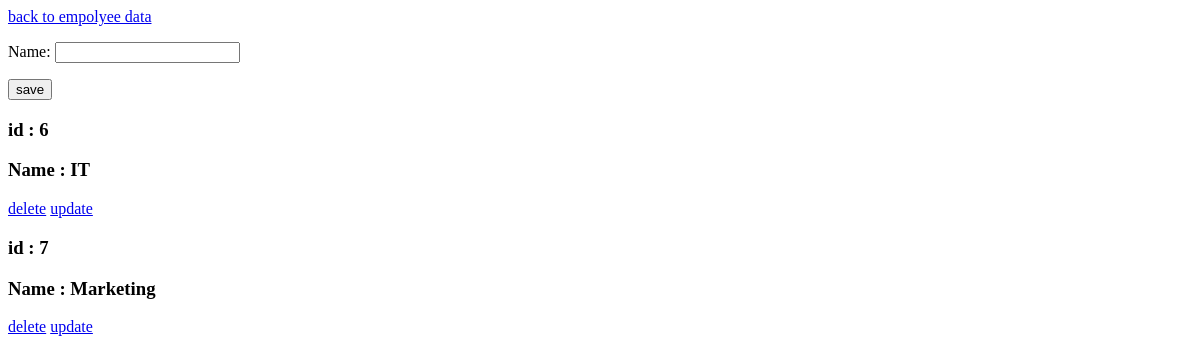
Page /department/ on the earlier database version.
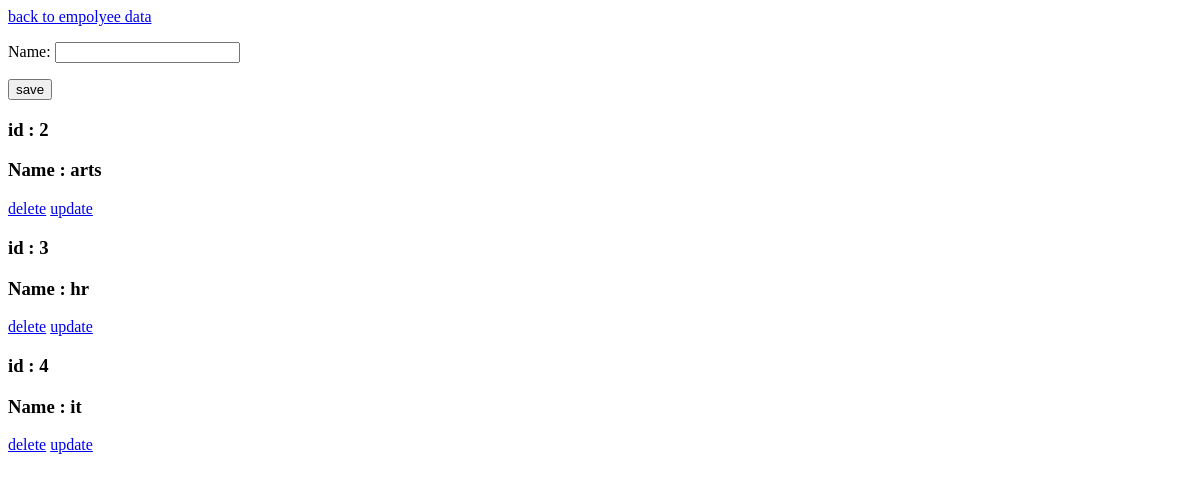
Same page on the later database version.
### collage/models.py (models this page shows, shortened)
class Department(models.Model):
    name = models.CharField(max_length=50)

### collage/views.py (the view)
# urls.py: path("department/", views.department, name="department"),
def department(request):
    dep_form = department_form()
    depdata = Department.objects.all()
    if request.method =='POST':
        dep_form= department_form(request.POST)
        if dep_form.is_valid:
            dep_form.save()
            return HttpResponseRedirect('/department/')
    return render(request, 'department.html',{"dform":dep_form, "date": depdata})

### collage/modelform.py
class department_form(forms.ModelForm):
    class Meta:
        model = Department
        fields="__all__"

### collage/templates/department.html (shortened to what this page needs)
<!DOCTYPE html>
<html lang="en">
<head>
</head>
<body>
    <a href="  {% url 'employee' %} ">back to empolyee data</a>
    <form method="post">
        {{dform.as_p}}
        <input type="submit" value="save">
    </form>
    {% for d in date %}
     <h3>id : {{d.id}}</h3>
    <h3>Name : {{d.name}}</h3>
    <a href=" {% url 'departmentdelete' d.id %} ">delete</a>
    <a href=" {% url 'departmentupdate' d.id %} ">update</a>
    {% endfor %}
</body>
</html>

Differences in the rows shown:
removed Department: id "6", name "IT"
removed Department: id "7", name "Marketing"
added Department: id "2", name "arts"
added Department: id "3", name "hr"
added Department: id "4", name "it"
